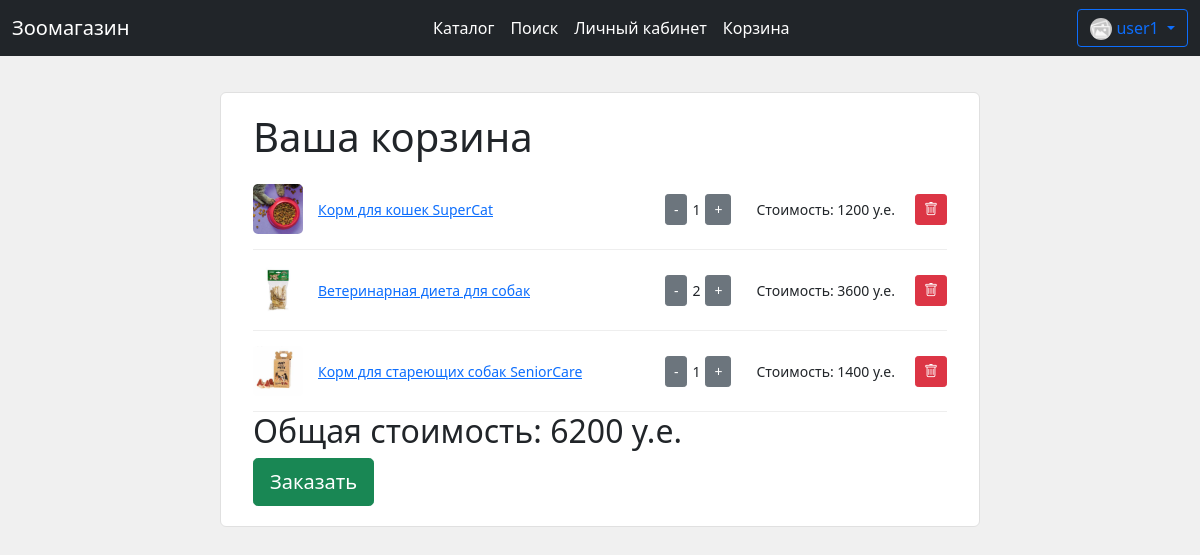
/user_cart/1 (signed in), run on the app's committed database.
### data/user.py (models this page shows, shortened)
class User(SqlAlchemyBase, UserMixin, SerializerMixin):
    __tablename__ = 'users'
    id = sqlalchemy.Column(
        sqlalchemy.Integer, autoincrement=True,
        primary_key=True, nullable=False)
    name = sqlalchemy.Column(sqlalchemy.String, nullable=False)
    email = sqlalchemy.Column(
        sqlalchemy.String, index=True, unique=True, nullable=True)
    hashed_password = sqlalchemy.Column(
        sqlalchemy.String, nullable=False)
    role_id = sqlalchemy.Column(
        sqlalchemy.Integer, sqlalchemy.ForeignKey('roles.id'), default=2)
    balance = sqlalchemy.Column(sqlalchemy.Integer, default=0)
    about = sqlalchemy.Column(
        sqlalchemy.String,
        default="Это описание профиля пользователя. Здесь можно указать интересы и другую информацию.")
    profile_img_path = sqlalchemy.Column(sqlalchemy.String, default='static/imgs/noimg.jpg')
    time = sqlalchemy.Column(sqlalchemy.DateTime, default=datetime.now)
    role = orm.relation('Role')

### data/product.py (models this page shows)
class Product(SqlAlchemyBase, SerializerMixin):
    __tablename__ = 'products'
    id = sqlalchemy.Column(
        sqlalchemy.Integer, autoincrement=True,
        primary_key=True, nullable=False)
    user_id = sqlalchemy.Column(
        sqlalchemy.Integer, sqlalchemy.ForeignKey('users.id'), nullable=False)
    category_id = sqlalchemy.Column(
        sqlalchemy.Integer, sqlalchemy.ForeignKey('categories.id'), nullable=False)
    name = sqlalchemy.Column(sqlalchemy.String, default="Без названия")
    profile_img_path = sqlalchemy.Column(sqlalchemy.String, default='static/imgs/noimg.jpg')
    short_description = sqlalchemy.Column(sqlalchemy.String, default="Нет данных")
    long_description = sqlalchemy.Column(sqlalchemy.String, default="Нет данных")
    specifications = sqlalchemy.Column(sqlalchemy.String, default="Нет данных")
    promo = sqlalchemy.Column(sqlalchemy.String, default="Нет")
    price = sqlalchemy.Column(sqlalchemy.Integer, default=0)
    time = sqlalchemy.Column(sqlalchemy.DateTime, default=datetime.now)
    last_edit_time = sqlalchemy.Column(sqlalchemy.DateTime, default=datetime.now)
    user = orm.relation('User')
    category = orm.relation('Category')

### main.py (the view)
@app.route("/user_cart/<int:user_id>")
def user_cart(user_id):
    if not current_user.is_authenticated:
        return redirect("/register")
    if not current_user.id == user_id:
        return abort(403)
    total_cart_price, cart_entries_data = get_current_user_cart_info()
    return render_template('user_cart.html',
                           cart_entries_data=cart_entries_data,
                           total_cart_price=total_cart_price)

### data/db_session.py (called while the page is built)
def create_session() -> Session:
    global __factory
    return __factory()

### main.py (called while the page is built)
@login_manager.user_loader
def load_user(user_id):
    session = db_session.create_session()
    return session.query(User).get(user_id)

def get_current_user_cart_info() -> (int, list[dict]):
    cart_entries_data = []
    total_cart_price = 0
    session = db_session.create_session()
    cart_entries = session.query(CartEntry).filter(CartEntry.user_id == current_user.id)
    for cart_entry in cart_entries:
        product = session.query(Product).filter(Product.id == cart_entry.product_id).first()
        cart_entries_data.append({
            "product_id": product.id,
            "product_name": product.name,
            "profile_img_path": product.profile_img_path,
            "count": cart_entry.count,
            "total_price": cart_entry.count * product.price
        })
        total_cart_price += cart_entry.count * product.price
    return total_cart_price, cart_entries_data

### templates/user_cart.html (shortened to what this page needs)
{% extends "base.html" %}
{% block content %}
<div style="margin: auto;margin-top: 3%;padding: 20px;font-size: 14px;background-color: #fff;border: 1px solid #e0e0e0;border-radius: 6px 6px 6px 6px; max-width: 760px">
    <div class="container">
        <h1>Ваша корзина</h1>
        <div class="cart-items">
            {% for cart_entry_data in cart_entries_data %}
            <div class="cart-item">
                <div class="product-info">
                    <img src="/{{ cart_entry_data['profile_img_path'] }}"
                         style="width: 50px; height: 100%; object-fit: cover;" alt="Image"
                         onerror="this.src='/static/imgs/noimg.jpg'; this.alt='noimg.jpg';">
                    <a href="/product/{{ cart_entry_data['product_id'] }}">
                        <span>{{ cart_entry_data["product_name"] }}</span>
                    </a>
                </div>
                <div class="controls">
                    <div class="quantity-control">
                        <a class="btn btn-sm btn-secondary"
                           href="/remove_from_user_cart/{{ cart_entry_data['product_id'] }}">-</a>
                        <span class="quantity">{{ cart_entry_data["count"] }}</span>
                        <a class="btn btn-sm btn-secondary"
                           href="/add_to_user_cart/{{ cart_entry_data['product_id'] }}">+</a>
                    </div>
                    <span class="item-price">Стоимость: {{ cart_entry_data["total_price"] }} у.е.</span>
                    <a class="btn btn-sm btn-danger"
                       href="/delete_from_user_cart/{{ cart_entry_data['product_id'] }}"><i class="bi bi-trash"></i></a>
                </div>
            </div>
            {% endfor %}
        </div>
        <div class="total">
            {% if total_cart_price %}
            <h2>Общая стоимость: {{ total_cart_price }} у.е.</h2>
            <a class="btn btn-success btn-lg" href="/do_order">Заказать</a>
            {% endif %}
        </div>
    </div>
</div>
{% endblock %}

### templates/base.html (shortened to what this page needs)
<!DOCTYPE html>
<html>
<head>
    <link href="https://cdn.jsdelivr.net/npm/bootstrap@5.0.0-beta1/dist/css/bootstrap.min.css"
          rel="stylesheet"
>
    <link rel="stylesheet" href="https://cdn.jsdelivr.net/npm/bootstrap-icons@1.11.3/font/bootstrap-icons.min.css">
    {% set base_title = "Зоомагазин" %}
</head>
<body>
<header>
    <nav class="navbar navbar-expand-lg navbar-dark bg-dark">
        <div class="container-fluid">
            <a class="navbar-brand" href="/">{{ base_title }}</a>
            <div class="collapse navbar-collapse" id="navbarSupportedContent">
                <ul class="navbar-nav me-auto my-2 my-lg-0 navbar-nav-scroll"
                    style="margin-left: auto;margin-right: auto;--bs-scroll-height: 100px;">
                    <li class="nav-item">
                        <a class="nav-link active" aria-current="page" href="/">Каталог</a>
                    </li>
                    <li class="nav-item">
                        <a class="nav-link active" href="/search_products">Поиск</a>
                    </li>
                    <li class="nav-item">
                        <a class="nav-link active" href="/user_page">Личный кабинет</a>
                    </li>
                    <li class="nav-item">
                        <a class="nav-link active" href="/to_cart">Корзина</a>
                    </li>
                </ul>
                <form class="d-flex">
                    {% if current_user.is_authenticated %}
                    <div class="btn-group">
                        <div>
                            <button type="button" class="btn btn-outline-primary dropdown-toggle"
                                    data-bs-toggle="dropdown" data-bs-display="static" aria-expanded="false">
                                <img src="/{{ current_user.profile_img_path }}" width="22" height="22"
                                     style="border-radius: 100px;"
                                     onerror="this.src='/static/imgs/noimg.jpg'; this.alt='noimg.jpg';">
                                {{ current_user.name }}
                            </button>
                        </div>
                    </div>
                    {% else %}
                    <div>
                        <a class="btn btn-outline-info" href="/register">Регистрация</a>
                        <a class="btn btn-outline-warning" href="/login">Войти</a>
                    </div>
                    {% endif %}
                </form>
            </div>
        </div>
    </nav>
</header>
<main role="main">
    {% block content %}{% endblock %}
</main>
</body>
</html>

### templates/base.html (style rules this page uses)
body { background-color: #f0f0f0; }

### templates/user_cart.html (style rules this page uses)
.cart-item { display: flex; align-items: center; justify-content: space-between; border-bottom: 1px solid #eee; padding: 15px 0; }
.product-info { display: flex; align-items: center; flex-shrink: 0; min-width: 150px; max-width: 50%; }
.product-info img { width: 30px; height: 30px; object-fit: cover; margin-right: 15px; border-radius: 5px; }
.product-info a { overflow: hidden; text-overflow: ellipsis; white-space: nowrap; }
.controls { display: flex; align-items: center; flex-shrink: 0; gap: 20px; }
.quantity-control { display: flex; align-items: center; flex-shrink: 0; }
.quantity-control a { margin: 0 5px; }
.item-price { white-space: nowrap; flex-shrink: 0; }
.controls .btn-danger { flex-shrink: 0; }

### data on the page
User: name "user1"
Product: profile_img_path (picture), product_name "Корм для кошек SuperCat", count "1", total_price "1200"
Product: profile_img_path (picture), product_name "Ветеринарная диета для собак", count "2", total_price "3600"
Product: profile_img_path (picture), product_name "Корм для стареющих собак SeniorCare", count "1", total_price "1400"

### other printed values
{{ base_title }} "Зоомагазин"
{{ total_cart_price }} "6200"
